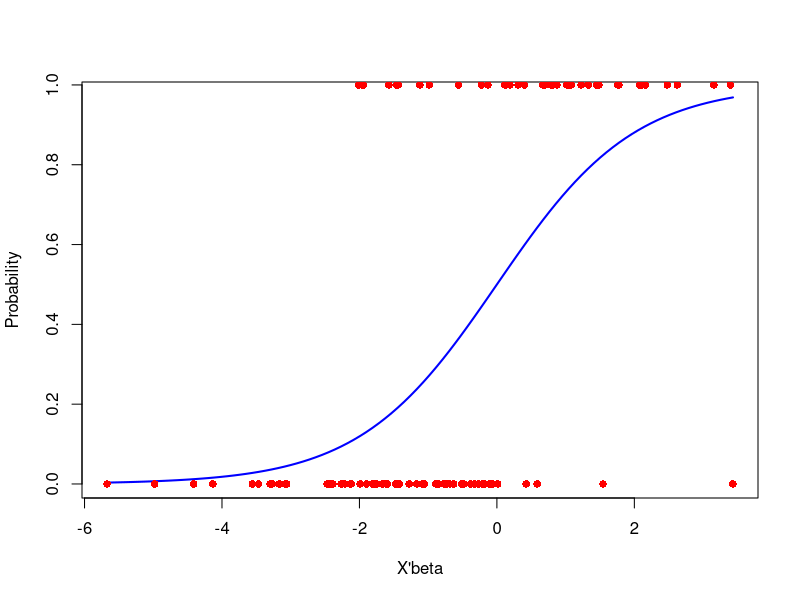
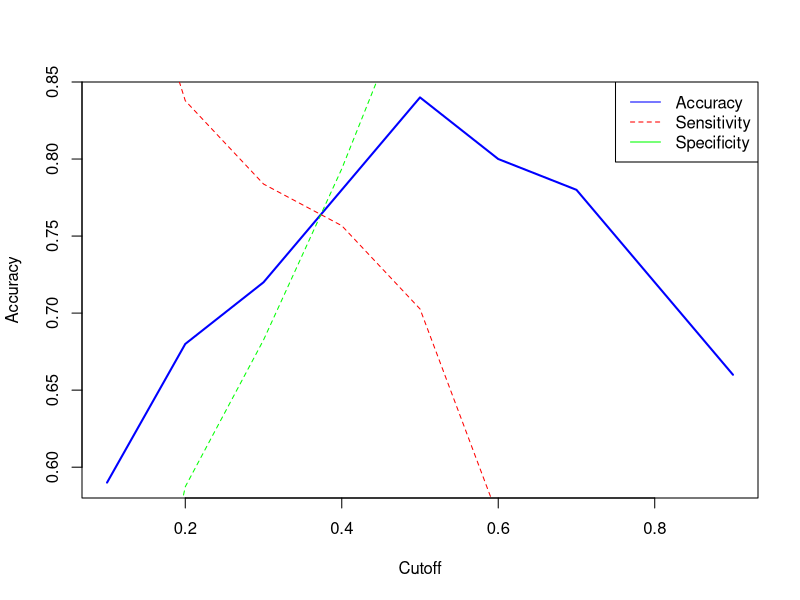

These charts were generated, in order, by the following R code:
# Install necessary packages if not already installed
if (!requireNamespace("MASS", quietly = TRUE)) {
  install.packages("MASS")
}

if (!requireNamespace("boot", quietly = TRUE)) {
  install.packages("boot")
}

# Load required libraries
library(MASS)
library(boot)

# Function to compute logistic regression coefficients
logistic_regression <- function(y, X, alpha = 0.05, num_bootstraps = 20) {
  # Initial values from least-squares formula
  initial_values <- solve(t(X) %*% X) %*% t(X) %*% y
  
  # Function to calculate logistic function
  logistic_function <- function(beta, X) {
    1 / (1 + exp(-X %*% beta))
  }
  
  # Function to calculate negative log-likelihood
  neg_log_likelihood <- function(beta, X, y) {
    p <- logistic_function(beta, X)
    -sum(y * log(p) + (1 - y) * log(1 - p))
  }
  
  # Optimize using the negative log-likelihood function
  result <- optim(par = initial_values, fn = neg_log_likelihood, X = X, y = y)
  beta_hat <- result$par
  
  # Bootstrap confidence intervals
  boot_func <- function(data, indices) {
    fit <- optim(par = initial_values, fn = neg_log_likelihood, X = X[indices, ], y = y[indices])
    return(fit$par)
  }
  boot_results <- boot(data = X, statistic = boot_func, R = num_bootstraps)
  ci <- t(sapply(1:ncol(boot_results$t), function(i) {
    quantile(boot_results$t[, i], c(alpha / 2, 1 - alpha / 2))
  }))
  
  return(list(
    coefficients = beta_hat,
    bootstrap_ci = ci,
    initial_values = initial_values
  ))
}

# Function to plot fitted logistic curve
plot_logistic_curve <- function(X, beta_hat, y) {
  x_range <- seq(min(X %*% beta_hat), max(X %*% beta_hat), length.out = 100)
  fitted_probs <- 1 / (1 + exp(-x_range))
  plot(x_range, fitted_probs, type = "l", col = "blue", lwd = 2, xlab = "X'beta", ylab = "Probability")
  points(X %*% beta_hat, y, col = "red", pch = 16)
}

# Function to create confusion matrix and related metrics
evaluate_classification <- function(y_true, y_pred_prob, cutoff = 0.5) {
  y_pred <- ifelse(y_pred_prob > cutoff, 1, 0)
  confusion_matrix <- table(Actual = y_true, Predicted = y_pred)
  
  prevalence <- mean(y_true)
  accuracy <- sum(diag(confusion_matrix)) / sum(confusion_matrix)
  sensitivity <- confusion_matrix[2, 2] / sum(confusion_matrix[2, ])
  specificity <- confusion_matrix[1, 1] / sum(confusion_matrix[1, ])
  false_discovery_rate <- confusion_matrix[1, 2] / sum(confusion_matrix[, 2])
  diagnostic_odds_ratio <- (sensitivity / (1 - specificity))
  
  metrics <- c(
    prevalence = prevalence,
    accuracy = accuracy,
    sensitivity = sensitivity,
    specificity = specificity,
    false_discovery_rate = false_discovery_rate,
    diagnostic_odds_ratio = diagnostic_odds_ratio
  )
  
  return(list(confusion_matrix = confusion_matrix, metrics = metrics))
}

# Function to plot metrics over a grid of cutoff values
plot_metrics_over_cutoff <- function(y_true, y_pred_prob, cutoff_grid = seq(0.1, 0.9, by = 0.1)) {
  metrics_list <- lapply(cutoff_grid, function(cutoff) {
    evaluate_classification(y_true, y_pred_prob, cutoff = cutoff)$metrics
  })
  
  metrics_df <- data.frame(matrix(unlist(metrics_list), nrow = length(cutoff_grid), byrow = TRUE))
  colnames(metrics_df) <- c("Prevalence", "Accuracy", "Sensitivity", "Specificity", "FalseDiscoveryRate", "DiagnosticOddsRatio")
  
  plot(cutoff_grid, metrics_df$Accuracy, type = "l", col = "blue", lwd = 2, xlab = "Cutoff", ylab = "Accuracy")
  lines(cutoff_grid, metrics_df$Sensitivity, col = "red", lty = 2)
  lines(cutoff_grid, metrics_df$Specificity, col = "green", lty = 2)
  legend("topright", legend = c("Accuracy", "Sensitivity", "Specificity"), col = c("blue", "red", "green"), lty = 1:2)
}

# Example usage:
set.seed(123)
n <- 100
X <- cbind(1, rnorm(n))
beta_true <- c(-1, 2)
pi_true <- 1 / (1 + exp(-X %*% beta_true))
y <- rbinom(n, 1, pi_true)

result <- logistic_regression(y, X)
plot_logistic_curve(X, result$coefficients, y)

y_pred_prob <- 1 / (1 + exp(-X %*% result$coefficients))
evaluation_result <- evaluate_classification(y, y_pred_prob)
print(evaluation_result$confusion_matrix)
print(evaluation_result$metrics)

plot_metrics_over_cutoff(y, y_pred_prob)
